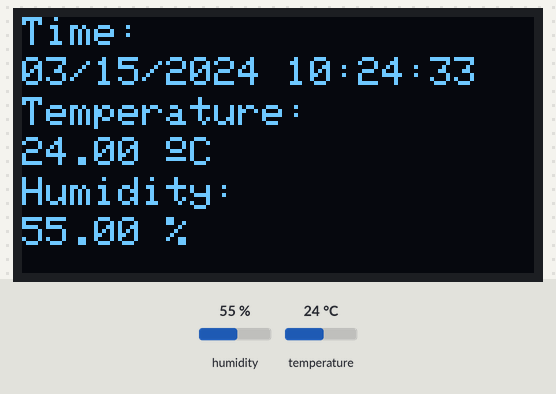
Simulated run of this sketch. Board: ESP32. On the bench: 128×64 one-colour display. The inputs (shaded band) are chosen by the test bench; at power-on: humidity 55 %, temperature 24 °C. WiFi joins after 1.5 s; servers stay silent unless stated; uploads are accepted with an empty reply; the local clock reads 2024-03-15 10:24:30 at power-on unless the sketch sets it; what the sketch prints to the serial monitor is not drawn.

Above: at 3.6 s.

The sketch:

hydrothermo.ino
```cpp
#include <Wire.h>
#include <Adafruit_GFX.h>
#include <Adafruit_SSD1306.h>
#include <Adafruit_Sensor.h>
#include <DHT.h>
#include <Arduino_JSON.h>
#include <WiFi.h>
#include <WiFiClientSecure.h>
#include <HTTPClient.h>
#include "time.h"

#define SCREEN_WIDTH_PX 128
#define SCREEN_HEIGHT_PX 64

#define DHTPIN 15 // Digital pin connected to the DHT sensor
#define DHTTYPE    DHT11     // DHT 11
// #define DHTTYPE    DHT22     // DHT 22 (AM2302)
// #define DHTTYPE    DHT21     // DHT 21 (AM2301)

// TODO: Update API url, table name, device id, WiFi settings below
const char *deviceId = "YOUR-DEVICE-ID"; // <--- UPDATE THIS!!
const char *dynamoTable = "YOUR-DYNAMODB-TABLE-NAME"; // <--- UPDATE THIS!!
const char *postToDynamoURL = "YOUR-API-URL"; // <--- UPDATE THIS!!

// WiFi Settings
const char *ssid = "YOUR-WIFI-NAME"; // <--- UPDATE THIS!!
const char *password = "YOUR-WIFI-PASSWORD"; // <--- UPDATE THIS!!

// Time servers
const char *ntpServer1 = "pool.ntp.org";
const char *ntpServer2 = "time.nist.gov";
const long gmtOffset_sec = 0;
const int daylightOffset_sec = 0;
const char *time_zone = "EST5EDT,M3.2.0,M11.1.0";  // TimeZone rule for Eastern Time including daylight adjustment rules (optional)

// Declaration for an SSD1306 display connected to I2C (SDA, SCL pins)
Adafruit_SSD1306 display(SCREEN_WIDTH_PX, SCREEN_HEIGHT_PX, &Wire, -1);

DHT dht(DHTPIN, DHTTYPE);

bool getTimestamp(tm* timeinfo, time_t* now) {
  if(!getLocalTime(timeinfo)){
    Serial.println("Failed to obtain time");
    return false;
  }
  time(now);

  Serial.println(timeinfo, "%A, %B %d %Y %H:%M:%S");
  Serial.println("Epoch Time: " + String(*now));
  return true;
}

void readData(float* temperature, float* humidity) {
  //read temperature and humidity
  *temperature = dht.readTemperature();
  *humidity = dht.readHumidity();
  if (isnan(*humidity) || isnan(*temperature)) {
    Serial.println("Failed to read from DHT sensor!");
  }
  Serial.println("Temperature: " + String(*temperature) + " C");
  Serial.println("Humidity: " + String(*humidity) + " %");
}

void dispData(float temperature, float humidity, char* localtime) {
  display.clearDisplay();

  // display time
  display.setCursor(0, 0);
  display.print("Time:");
  display.setCursor(0, 10);
  display.print(localtime);

  // display temperature
  display.setTextSize(1);
  display.setCursor(0,20);
  display.print("Temperature: ");
  display.setCursor(0,30);
  display.print(temperature);
  display.print(" ");
  display.cp437(true); // enale code page 437
  display.write(167); // degree symbol
  display.print("C");

  // display humidity
  display.setCursor(0, 40);
  display.print("Humidity: ");
  display.setCursor(0, 50);
  display.print(humidity);
  display.print(" %");

  display.display();
}

void setup() {
  Serial.begin(115200);

  // Set up WiFi
  Serial.printf("Connecting to %s ", ssid);
  WiFi.begin(ssid, password);
  while (WiFi.status() != WL_CONNECTED) {
    delay(500);
    Serial.print(".");
  }
  Serial.println("CONNECTED");

  // Set up time server
  configTime(gmtOffset_sec, daylightOffset_sec, ntpServer1, ntpServer2);
  configTzTime(time_zone, ntpServer1, ntpServer2);

  // Set up DHT
  dht.begin();

  // Set up display
  if(!display.begin(SSD1306_SWITCHCAPVCC, 0x3C)) {
    Serial.println(F("SSD1306 allocation failed"));
    for(;;);
  }
  delay(2000);
  display.clearDisplay();
  display.setTextColor(WHITE);
}

void loop() {
  float temperature, humidity;
  struct tm timeinfo;
  time_t now;
  char timebuffer[20];
  JSONVar httpPayload;
  JSONVar envData;
  bool isTimeObtained = false;

  WiFiClientSecure wifiClient;
  wifiClient.setInsecure();  // For quick testing, disables SSL certificate checks
  HTTPClient httpClient;

  while (!isTimeObtained) {
    isTimeObtained = getTimestamp(&timeinfo, &now);
  }
  strftime(timebuffer, sizeof(timebuffer), "%m/%d/%Y %H:%M:%S", &timeinfo);
  Serial.println(timebuffer);

  readData(&temperature, &humidity);
  dispData(temperature, humidity, timebuffer);

  httpPayload["table_name"] = dynamoTable;
  httpPayload["device_id"] = deviceId;
  httpPayload["timestamp"] = String(now);
  envData["temperature"] = roundf(temperature * 100) / 100.0;
  envData["humidity"] = roundf(humidity * 100) / 100.0;
  httpPayload["env_data"] = envData;
  String serialized_payload = JSON.stringify(httpPayload);

  httpClient.begin(wifiClient, postToDynamoURL);
  httpClient.addHeader("Content-Type", "application/json");
  int httpResponseCode = httpClient.POST(serialized_payload);
  Serial.println("HTTP Response code: " + String(httpResponseCode));
  httpClient.end();

  delay(900000);
}
```
